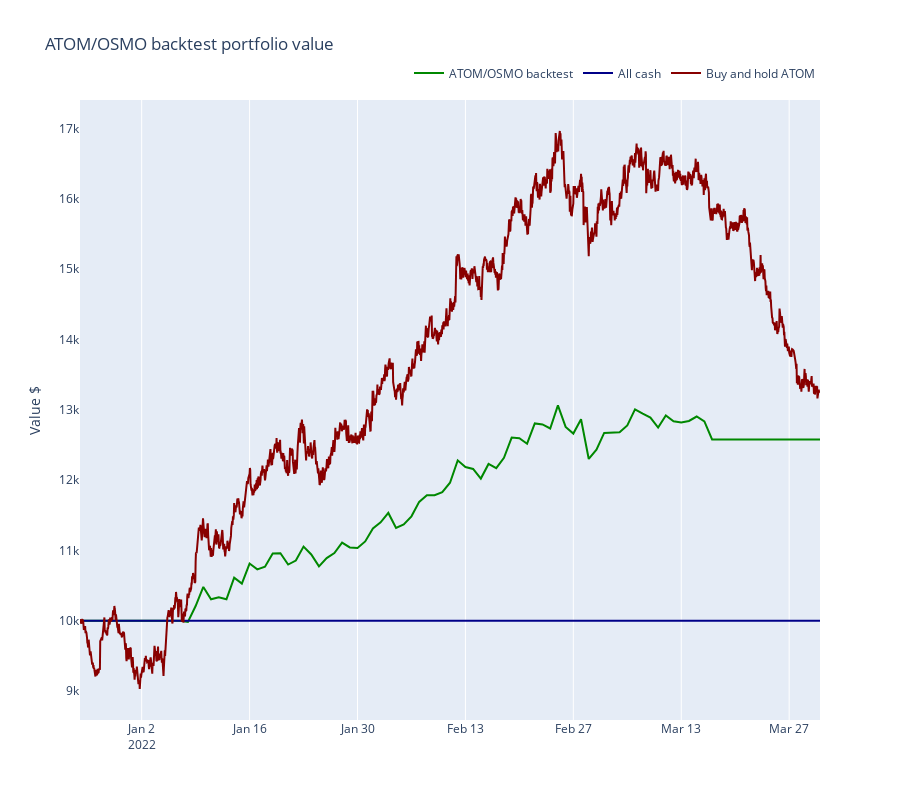

This figure's notebook cell:
### Code cell
from tradeexecutor.visual.benchmark import visualise_benchmark

traded_pair = universe.universe.pairs.get_single()

fig = visualise_benchmark(
    state.name,
    portfolio_statistics=state.stats.portfolio,
    all_cash=state.portfolio.get_initial_deposit(),
    buy_and_hold_asset_name=traded_pair.base_token_symbol,
    buy_and_hold_price_series=universe.universe.candles.get_single_pair_data()["close"],
)

fig.show()
